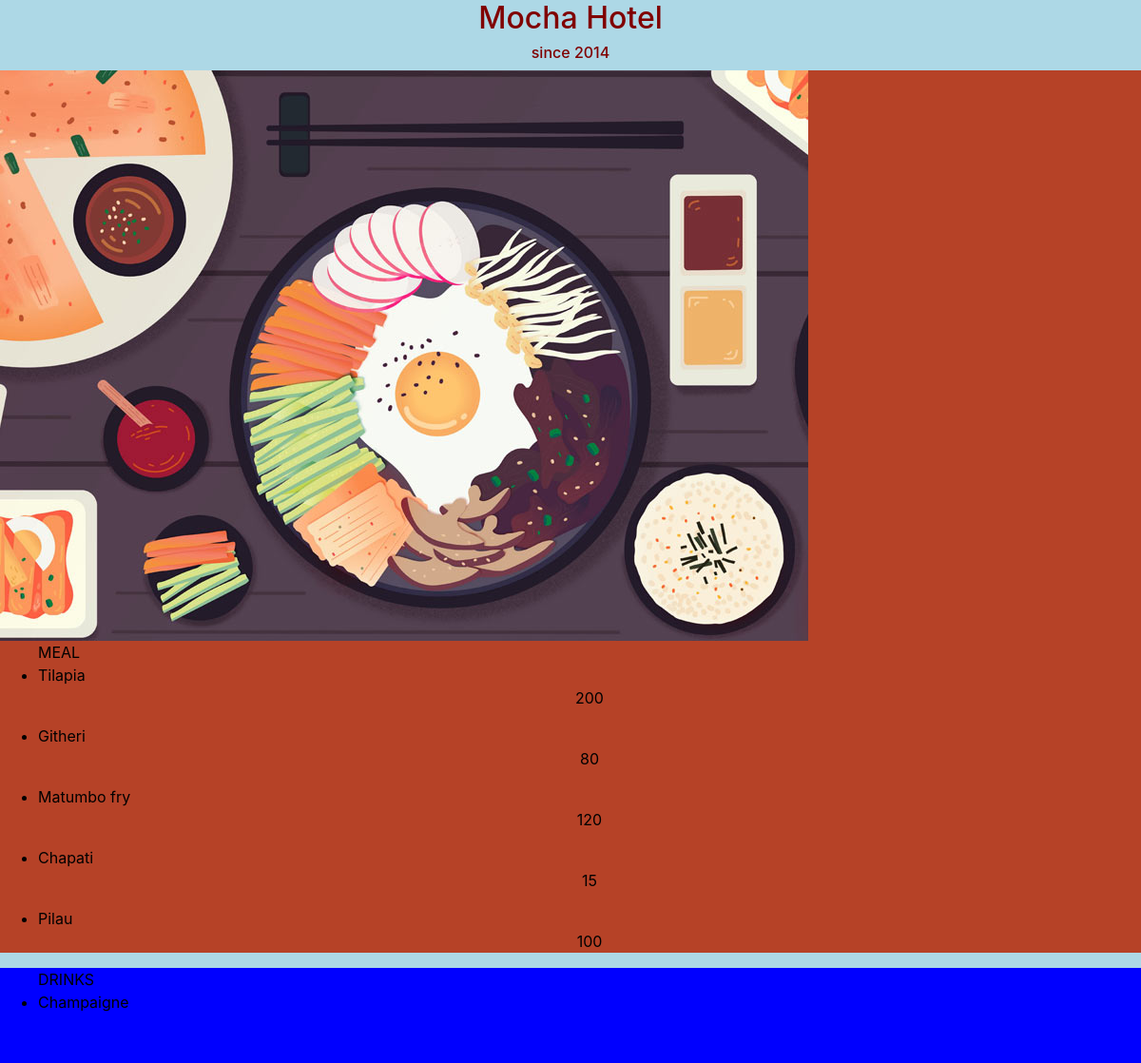
The app's page /menu/ with its own data.
### menu/models.py (models this page shows, shortened)
class Meal(models.Model):
    meal_text = models.CharField(max_length=200)
    pub_date = models.DateTimeField('date published')

class Price(models.Model):
    meal = models.ForeignKey(Meal, on_delete=models.CASCADE)
    price_text = models.CharField(max_length=200)

class Drinks(models.Model):
    drinks_text = models.CharField(max_length=200)
    pub_date = models.DateTimeField('date published')

### menu/views.py (the view)
# urls.py: path('', views.index, name='index'),
def index(request):
    latest_meal_list = Meal.objects.order_by('-pub_date')[:5]
    latest_drinks_list = Drinks.objects.order_by('-pub_date')[:5]
    price_list = Price
    context = {'latest_meal_list': latest_meal_list,
               'price_list': price_list,
               'latest_drinks_list': latest_drinks_list }
    return render(request, 'menu/index.html', context)

### menu/templates/menu/index.html (shortened to what this page needs)
<!DOCTYPE html>
<html lang="en">
<head>
{% load static %}
<link rel="stylesheet" href="https://cdn.jsdelivr.net/npm/bootstrap@4.5.3/dist/css/bootstrap.min.css">
<link rel="stylesheet" type="text/css" href="{% static 'css/bootstrap.min.css' %}">
</head>
<body style="color: black; background-color: rgb(255, 255, 255;)">
  <div align="center">
<h2  style="color: maroon;">Mocha Hotel</h2>
<h6 style="color: maroon;">since 2014</h6>
</div>
<div align="left",
     style="width: 100%;top: 0px;background-color: rgba(182, 66, 39, 1)"
     ><img src = "food.jpg" />
{% if latest_meal_list %}
    <ul>
	  MEAL </br>
    {% for meal in latest_meal_list %}
        <li>{{ meal.meal_text}}
		{% for price in meal.price_set.all %}
	   <p style= "text-align:center"> {{ price.price_text }}</p></li>
    {% endfor %}
	{% endfor %}
	 </ul>
{% endif %}
</div>
<div align="left",
	      style="background-color: blue; height: 100px;width: 100%;",
		  >
{% if latest_drinks_list %}
    <ul>
	DRINKS </br>
  {% for drinks in latest_drinks_list %}
    <li>{{ drinks.drinks_text }}</li>
{% endfor %}
   </ul>
   {% endif %}
</div>
</body>
</html>

### records on screen
Meal: meal_text "Tilapia"
Price: price_text "200"
Meal: meal_text "Githeri"
Price: price_text "80"
Meal: meal_text "Matumbo fry"
Price: price_text "120"
Meal: meal_text "Chapati"
Price: price_text "15"
Meal: meal_text "Pilau"
Price: price_text "100"
Drinks: drinks_text "Champaigne"
